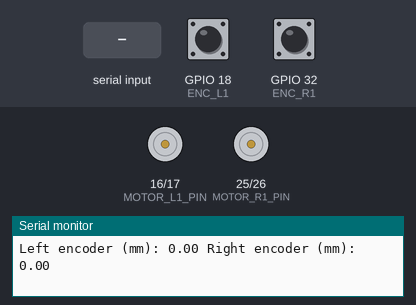
A program run on a simulated ESP32. Shown: motor-driver pin pairs drawn as motors (green arrow = first pin HIGH = forward, orange = second pin HIGH = backward, longer = more drive), the last lines printed to the serial monitor. The test bench sets the inputs (shaded band); at power-on: GPIO 18 (ENC_L1) HIGH, GPIO 32 (ENC_R1) HIGH.

Above: at 1.2 s.
1.3 s: "o 90\n" received over Serial
At 1.7 s:
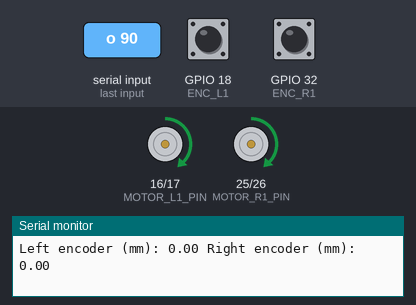
2.8 s: "m 90\n" received over Serial
At 4.0 s:
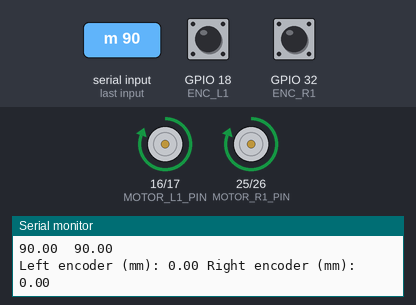
5.8 s: "m  45\n" received over Serial
At 7.2 s:
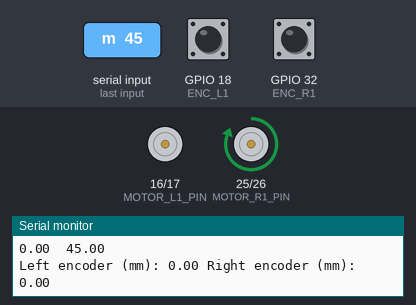
8.8 s: "o  45\n" received over Serial
At 9.8 s:
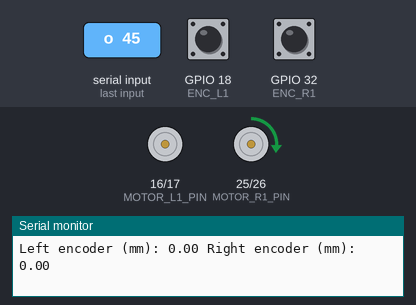
10.3 s: "s\n" received over Serial
At 11.1 s:
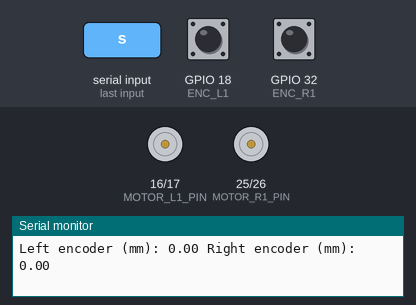
Timing chart, 0 to 12.8 s (numbered marks = the images above; inputs shaded):
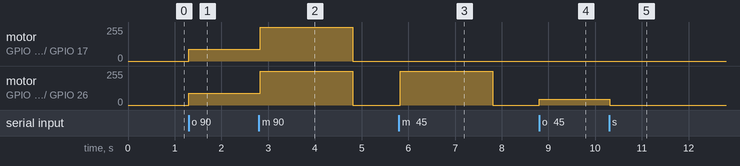

Measured:
- after the input at 1.3 s, motor on GPIO 16 (MOTOR_L1_PIN) / GPIO 17 (MOTOR_L2_PIN), motor on GPIO 25 (MOTOR_R1_PIN) / GPIO 26 (MOTOR_R2_PIN): stopped → forward 90/255 at once
- after the input at 2.8 s, motor on GPIO 16 (MOTOR_L1_PIN) / GPIO 17 (MOTOR_L2_PIN), motor on GPIO 25 (MOTOR_R1_PIN) / GPIO 26 (MOTOR_R2_PIN): forward 90/255 → forward 255/255 at once, → stopped 2.0 s later
- after the input at 5.8 s, motor on GPIO 25 (MOTOR_R1_PIN) / GPIO 26 (MOTOR_R2_PIN): stopped → forward 255/255 at once, → stopped 2.0 s later
- after the input at 8.8 s, motor on GPIO 25 (MOTOR_R1_PIN) / GPIO 26 (MOTOR_R2_PIN): stopped → forward 45/255 at once
- after the input at 10.3 s, motor on GPIO 25 (MOTOR_R1_PIN) / GPIO 26 (MOTOR_R2_PIN): forward 45/255 → stopped at once

The program:

main.cpp
```cpp
#include <Arduino.h>
#include <freertos/FreeRTOS.h>
#include <freertos/task.h>
#include <freertos/queue.h>
#include <freertos/timers.h>

#define PULSE_PER_METER 2343.0
#define ENC_R1 32
#define ENC_R2 33
#define MOTOR_R1_PIN 25
#define MOTOR_R2_PIN 26
#define ENC_L1 18
#define ENC_L2 19
#define MOTOR_L1_PIN 16
#define MOTOR_L2_PIN 17
#define MOTOR_L1 0
#define MOTOR_L2 1
#define MOTOR_R1 2
#define MOTOR_R2 3
// m 20 20
// m 15 15

volatile int enc_val_l = 0;
volatile int enc_val_r = 0;
const double Kp_l = 25.0;
const double Ki_l = 0.72;
const double Kd_l = 2.15;

const double Kp_r = 25.0;
const double Ki_r = 0.72;
const double Kd_r = 2.15;

double Ierror_l = 0.0;
double Ierror_r = 0.0;
double prev_error_l = 0.0;
double prev_error_r = 0.0;
const double MAX_IERROR = 255.0; // Define maximum integral error
int prev_enc_l = enc_val_l;
int prev_enc_r = enc_val_r;
unsigned long prev_time = 0;

int pulse_per_cycle_left = 0;
int pulse_per_cycle_right = 0;
bool run_closed_loop = false;

QueueHandle_t commandQueue;
TaskHandle_t closedLoopTaskHandle = NULL;
TimerHandle_t watchdogTimer;

// Function prototypes
void IRAM_ATTR ENC_L();
void IRAM_ATTR ENC_R();
void setMotorSpeed(int motor1, int motor2, int speed);
void openLoopControl(int speed_left, int speed_right);
void readEncoders();
void resetEncoders();
void stopMotors();
void watchdogCallback(TimerHandle_t xTimer);
void serialCommandTask(void *pvParameters);
void startClosedLoopTask();
void updateClosedLoopParameters(int left, int right);
void processSerialCommand(String command);
void closedLoopSpeedControl();
void closedLoopControlTask(void *pvParameters);
void commandProcessingTask(void *pvParameters);


void IRAM_ATTR ENC_L() {
  if (digitalRead(ENC_L1) == digitalRead(ENC_L2)) {
    enc_val_l++;
  } else {
    enc_val_l--;
  }
}

void IRAM_ATTR ENC_R() {
  if (digitalRead(ENC_R1) == digitalRead(ENC_R2)) {
    enc_val_r++;
  } else {
    enc_val_r--;
  }
}

void setMotorSpeed(int motor1, int motor2, int speed) {
  if (speed >= 0) {
    ledcWrite(motor1, speed);
    ledcWrite(motor2, 0);
  } else {
    ledcWrite(motor1, 0);
    ledcWrite(motor2, -speed);
  }
}

void openLoopControl(int speed_left, int speed_right) {
  setMotorSpeed(MOTOR_L1, MOTOR_L2, speed_left);
  setMotorSpeed(MOTOR_R1, MOTOR_R2, speed_right);
}

void readEncoders() {
  double left_distance = (enc_val_l / PULSE_PER_METER) * 1000.0;
  double right_distance = (enc_val_r / PULSE_PER_METER) * 1000.0;
  Serial.print("Left encoder (mm): ");
  Serial.print(left_distance);
  Serial.print(" Right encoder (mm): ");
  Serial.println(right_distance);
}

void resetEncoders() {
  enc_val_l = 0;
  enc_val_r = 0;
  Serial.println("Encoders reset");
}

void stopMotors() {
  run_closed_loop = false;
  setMotorSpeed(MOTOR_L1, MOTOR_L2, 0);
  setMotorSpeed(MOTOR_R1, MOTOR_R2, 0);
  Serial.println("Motors stopped");
}

void watchdogCallback(TimerHandle_t xTimer) {
  stopMotors();
  if (closedLoopTaskHandle != NULL) {
    vTaskDelete(closedLoopTaskHandle);
    closedLoopTaskHandle = NULL;
    Serial.println("Closed-loop control stopped due to inactivity");
  }
}

void serialCommandTask(void *pvParameters) {
  String command;
  for (;;) {
    if (Serial.available()) {
      command = Serial.readStringUntil('\n');
      command.trim();
      xQueueSend(commandQueue, &command, portMAX_DELAY);
    }
    vTaskDelay(pdMS_TO_TICKS(10));
  }
}

void startClosedLoopTask() {
  if (closedLoopTaskHandle == NULL) {
    Ierror_l = 0.0;
    Ierror_r = 0.0;
    prev_error_l = 0.0;
    prev_error_r = 0.0;
    prev_enc_l = enc_val_l;
    prev_enc_r = enc_val_r;
    prev_time = millis();
    xTaskCreatePinnedToCore(closedLoopControlTask, "ClosedLoopControl", 2048, NULL, 2, &closedLoopTaskHandle, 1);
    Serial.println("Closed-loop control task started");
  }
  run_closed_loop = true;
  xTimerReset(watchdogTimer, 0);
}

void updateClosedLoopParameters(int left, int right) {
  pulse_per_cycle_left = left;
  pulse_per_cycle_right = right;
  xTimerReset(watchdogTimer, 0);
  Serial.println("Closed-loop parameters updated");
}

void processSerialCommand(String command) {
  if (command.startsWith("o ")) {
    int speed_left = command.substring(2, command.indexOf(' ', 2)).toInt();
    int speed_right = command.substring(command.lastIndexOf(' ') + 1).toInt();
    stopMotors();
    openLoopControl(speed_left, speed_right);
  } else if (command == "e") {
    readEncoders();
  } else if (command == "r") {
    resetEncoders();
  } else if (command.startsWith("m ")) {
    int left = command.substring(2, command.indexOf(' ', 2)).toInt();
    int right = command.substring(command.lastIndexOf(' ') + 1).toInt();
    if (closedLoopTaskHandle == NULL) {
      startClosedLoopTask();
    }
    updateClosedLoopParameters(left, right);
  } else if (command == "s") {
    stopMotors();
  } else {
    Serial.println("Invalid command");
  }
}

unsigned long prev_time_micros = 0;

void closedLoopSpeedControl() {
  unsigned long current_time_micros = micros();
  double dt = (current_time_micros - prev_time_micros) / 1000.0;  // Time difference in milliseconds
  if (dt >= 25) {  // Update every 25ms
    double error_l = pulse_per_cycle_left - (enc_val_l - prev_enc_l);
    Ierror_l += error_l;
    Ierror_l = constrain(Ierror_l, -MAX_IERROR, MAX_IERROR);  // Constrain integral term
    double output_l = ((Kp_l * error_l) + (Kd_l * (error_l - prev_error_l)) + (Ki_l * Ierror_l));

    double error_r = pulse_per_cycle_right - (enc_val_r - prev_enc_r);
    Ierror_r += error_r;
    Ierror_r = constrain(Ierror_r, -MAX_IERROR, MAX_IERROR);  // Constrain integral term
    double output_r = ((Kp_r * error_r) + (Kd_r * (error_r - prev_error_r)) + (Ki_r * Ierror_r));

    output_l = constrain(output_l, -255, 255);
    output_r = constrain(output_r, -255, 255);

    setMotorSpeed(MOTOR_L1, MOTOR_L2, output_l);
    setMotorSpeed(MOTOR_R1, MOTOR_R2, output_r);

    Serial.print(error_l);
    Serial.print("\t");
    Serial.println(error_r);

    prev_error_r = error_r;
    prev_error_l = error_l;
    prev_enc_r = enc_val_r;
    prev_enc_l = enc_val_l;
    prev_time_micros = current_time_micros;
  }
}

void closedLoopControlTask(void *pvParameters) {
    TickType_t xLastWakeTime = xTaskGetTickCount();
    const TickType_t xFrequency = pdMS_TO_TICKS(25);  // 40Hz

    for(;;) {
        vTaskDelayUntil(&xLastWakeTime, xFrequency);
        if (run_closed_loop) {
            closedLoopSpeedControl();
        }
    }
}

void commandProcessingTask(void *pvParameters) {
  String command;
  for (;;) {
    if (xQueueReceive(commandQueue, &command, portMAX_DELAY) == pdTRUE) {
      processSerialCommand(command);
    }
  }
}

// Add new task for encoder publishing
void encoderPublishTask(void *pvParameters) {
    TickType_t xLastWakeTime = xTaskGetTickCount();
    const TickType_t xFrequency = pdMS_TO_TICKS(25);  // 40Hz

    for(;;) {
        vTaskDelayUntil(&xLastWakeTime, xFrequency);
        if (Serial.availableForWrite() > 40) {  // Ensure enough buffer space
            double left_distance = (enc_val_l / PULSE_PER_METER) * 1000.0;
            double right_distance = (enc_val_r / PULSE_PER_METER) * 1000.0;
            Serial.print("Left encoder (mm): ");
            Serial.print(left_distance, 2);
            Serial.print(" Right encoder (mm): ");
            Serial.println(right_distance, 2);
        }
    }
}

void setup() {
  Serial.begin(115200);
  pinMode(ENC_L1, INPUT_PULLUP);
  pinMode(ENC_L2, INPUT_PULLUP);
  pinMode(ENC_R1, INPUT_PULLUP);
  pinMode(ENC_R2, INPUT_PULLUP);

  ledcAttachPin(MOTOR_L1_PIN, MOTOR_L1);
  ledcAttachPin(MOTOR_L2_PIN, MOTOR_L2);
  ledcSetup(MOTOR_L1, 20000, 8);
  ledcSetup(MOTOR_L2, 20000, 8);
  ledcAttachPin(MOTOR_R1_PIN, MOTOR_R1);
  ledcAttachPin(MOTOR_R2_PIN, MOTOR_R2);
  ledcSetup(MOTOR_R1, 20000, 8);
  ledcSetup(MOTOR_R2, 20000, 8);

  attachInterrupt(digitalPinToInterrupt(ENC_L1), ENC_L, RISING);
  attachInterrupt(digitalPinToInterrupt(ENC_R1), ENC_R, RISING);

  commandQueue = xQueueCreate(10, sizeof(String));

  watchdogTimer = xTimerCreate("WatchdogTimer", pdMS_TO_TICKS(2000), pdFALSE, (void*)0, watchdogCallback);

   // Increase serial buffer sizes
  Serial.setRxBufferSize(256);
  Serial.setTxBufferSize(256);

  // Create tasks with appropriate priorities
  xTaskCreatePinnedToCore(serialCommandTask, "SerialCommand", 2048, NULL, 2, NULL, 0);
  xTaskCreatePinnedToCore(commandProcessingTask, "CommandProcessing", 2048, NULL, 1, NULL, 1);
  xTaskCreatePinnedToCore(encoderPublishTask, "EncoderPublish", 2048, NULL, 3, NULL, 1);


}

void loop() {
  // Empty, as tasks are now handling the main functionality
}
```
